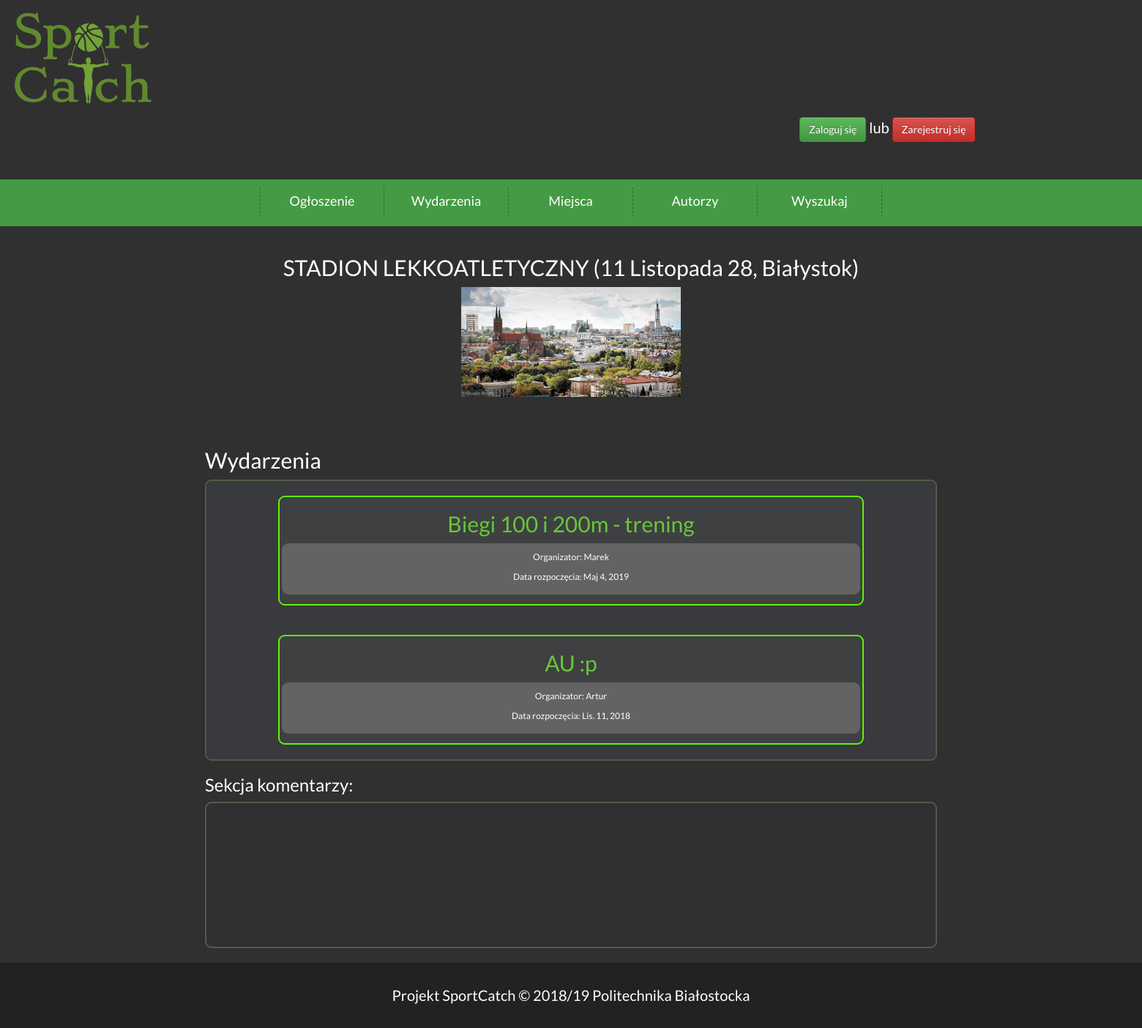
/place/6/, run on the app's committed database.
### event/models.py (models this page shows, shortened)
class miejsce(models.Model):
    adres=models.CharField(max_length=100)
    miasto=models.CharField(max_length=100, default="Białystok")
    nazwa=models.CharField(max_length=100)
    zaakceptowane=models.BooleanField(default=False)
    Srednia_ocen=models.IntegerField( default=0)
    photo = models.ImageField(upload_to='miejsca/', blank=True, default='miejsca/Default.jpg')
    def __str__(self):
        return "{} ({}, {})".format(self.nazwa, self.adres, self.miasto)
    class Meta:
        verbose_name = 'Miejsce'
        verbose_name_plural = 'Miejsca'

class wydarzenie(models.Model):
    miejsce=models.ForeignKey(miejsce,on_delete=models.CASCADE)
    nazwa=models.CharField(max_length=50)
    data_rozpoczecia=models.DateField()
    organizator=models.ForeignKey(User,on_delete=models.CASCADE,related_name='wydarzenia')
    opis=models.TextField()
    uczestnicy=models.ManyToManyField(User,related_name="uczestnicy")
    Srednia_ocen=models.IntegerField( default=0)
    photo = models.ImageField(upload_to="wydarzenia/", blank=True, default='miejsca/Default.jpg')

### event/views.py (the view, shortened to what this page needs)
# urls.py: path('place/<int:pk>/', views.Miejsce_wydarzenia, name='miejsce_wydarzenia'),
def Miejsce_wydarzenia(request, pk):
    user = Profile.objects.all()
    nasze_miejsce = miejsce.objects.get(pk=pk)
    events = wydarzenie.objects.all().filter(miejsce=nasze_miejsce)
    czy_oceniny = False
    if request.user.is_authenticated:
        user = Profile.objects.get(user=request.user)
        ocena = Ocena.objects.filter(user=request.user)
        for pom in ocena:
            if pom.miejsce == nasze_miejsce:
                czy_oceniny = True
    komentarze = komentarz_do_miejsca.objects.filter(miejsce=nasze_miejsce).order_by('-data')
    komentarz_form = None
    ilosc = len(events)
    czy_nowy = False
    return render(request, 'event/miejsce_eventy.html', {'events': events,
                                                         'nasze_miejsce': nasze_miejsce,
                                                         'ilosc': ilosc,
                                                         'komentarze': komentarze,
                                                         'komentarz_form': komentarz_form,
                                                         'czy_nowy': czy_nowy,
                                                         'Ocenione_m': czy_oceniny,
                                                         'user': user
                                                         })

### event/templates/event/miejsce_eventy.html (shortened to what this page needs)
{% extends 'Base.html' %}
{% block content %}
<center><h2>{{nasze_miejsce}}</h2><span>
	{% if nasze_miejsce.photo.url.value != ""%}
		<img  height="150" src="{{nasze_miejsce.photo.url}}" alt="elo"/>
	{% endif %}
</span></center>
<div class= Star>
</div>
<h2>Wydarzenia</h2>
<div class="wydarzenia">
<div class="Elementy_wydarzen">
    {% for event in events %}
    <div class="Obramowanie2">
        <div class="Text2">
        <h2><a style="color:#67C838;text-decoration:none;" href="{% url 'event_detail' pk=event.pk %}">{{event.nazwa}}</a></h2>
        <div class="Szara">
    <p>Organizator: {{event.organizator}}</p>
    <p>Data rozpoczęcia: {{event.data_rozpoczecia}}</p>
        </div>
        </div>
        </div>
    {%endfor%}
</div>
</div>
<h3>Sekcja komentarzy:</h3>
<div class="mar">
</div>
{% endblock %}

### event/static/style.css (style rules this page uses)
body { background-color: #303030; color: #ffffff; font-family: 'Lato', sans-serif; font-size: 20px; margin: 0 !important; }
.wydarzenia { text-align: center; }
.Elementy_wydarzen { background-color:#383a3d; height: 70%px; width: 70%px; display: flex; justify-content:center; flex-direction:column; border-radius: 9px; }
.Obramowanie2 { margin:auto; margin-top:20px; margin-bottom: 20px; background-color: rgba(67, 67, 68, 0.74); height: 150px; width: 800px; border-radius: 9px; border: #5ef308; border-style: solid; border-width: 2px; font-size: 12px; }
.wydarzenia { border-radius: 9px; border: #515c4a; border-style: solid; border-width: 2px; }
.Star { font-size:30px; height: 50px; width: 16000px; }
.Szara { text-align: center; margin: auto; padding: 10px; background-color: #636363; height: 70px; width: 790px; border-radius: 9px; }
.mar { overflow-y:scroll; height: 200px; border-radius: 9px; border: #515c4a; border-style: solid; border-width: 2px; }

### data on the page
miejsce: nazwa+adres+miasto "STADION LEKKOATLETYCZNY (11 Listopada 28, Białystok)", photo (placeholder picture)
wydarzenie: nazwa "Biegi 100 i 200m - trening", organizator "Marek", data_rozpoczecia "Maj 4, 2019"
wydarzenie: nazwa "AU :p", organizator "Artur", data_rozpoczecia "Lis. 11, 2018"
